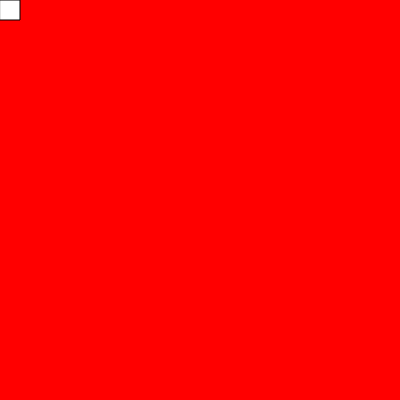
Frame 1 (no input)
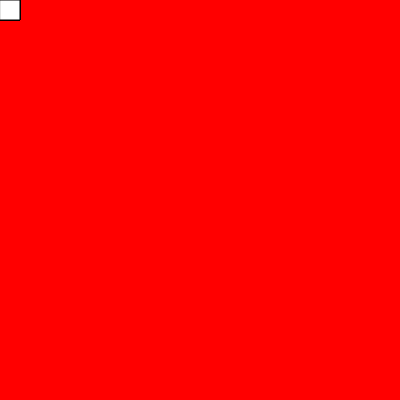
Frame 60 (no input)
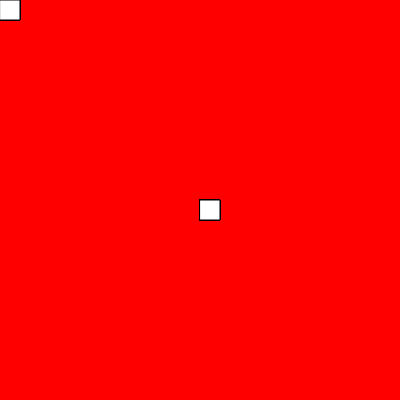
Frame 120 (the mouse pressed at the canvas centre since frame 60)

The p5.js sketch that drew these frames (run headless with seeded random() and noise() and a simulated clock; from frame 60 on, the mouse is pressed at the canvas centre):

// p5.js sketch
// ── sketch.js
function setup() {
    createCanvas(400, 400);
    background('red');
  }
  
  function draw() {
    rect(mouseX, mouseY,20, 20)
    
  }
